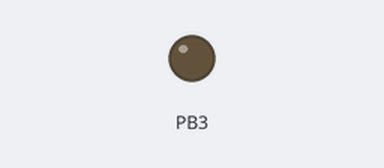
Recording of a sketch running on a simulated ATtiny85, built with avr-gcc and run on an emulated ATtiny85. Parts: output pins drawn as LEDs (lit = HIGH).

Above: at 10.5 s.
At 19.0 s:
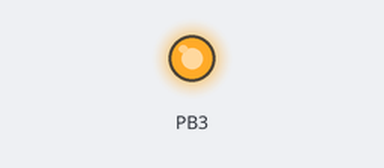
Timing chart, 0 to 24.6 s (numbered marks = the images above):
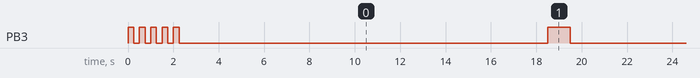

Measured:
- by itself, PB3: goes 4 × (LOW 0.25 s, HIGH 0.25 s), 7 × (LOW 16.3 s, HIGH 1.0 s), then LOW

The sketch:

_24-attiny85-wdt-sleep.ino
```cpp
// Using low poer for attiny85
// https://github.com/johnnie502/Low-Power
#include <LowPower.h>
#include <avr/interrupt.h>
#include <avr/sleep.h>

void setup() {
  pinMode(3, OUTPUT);
  for (int k = 0; k < 10; k = k + 1) {
    if (k % 2 == 0) {
      digitalWrite(3, HIGH);
    }
    else {
      digitalWrite(3, LOW);
    }
    delay(250);
  }
}

void loop() {
  sleep16seconds();
  digitalWrite(3, HIGH);
  delay(1000);
  digitalWrite(3, LOW);
}


void sleep16seconds() {
  for (int i = 0; i < 2; i++) {
     LowPower.powerDown(SLEEP_8S, ADC_OFF, BOD_OFF);
  }
}
```
